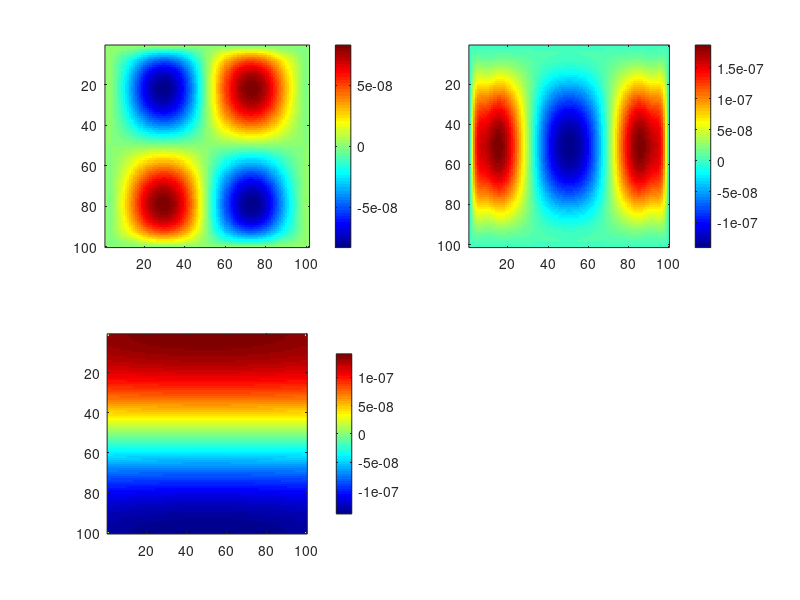

Write MATLAB code to recreate this figure.
clear;figure(31);clf;colormap jet
% WHL: Solve 2D Stokes equations with dampening scheme that is derived with this type: b*d2V/dtau2+a*dV/dtau = D^2Vx/dx^2)+C=0
% While dV/dt = D^2Vx/dx^2)+C=0 is the basied PT method, which is very slow!
% it would turn to the formulation of  dT_dtau^(k+1)=B+(1-a)*dT_dtau^(k) when we choose b=dtau.
% physics
% independent
Lx           = 1;
v0           = 1;
mu           = 10;
rhosg        = 1;
% scales
p0           = mu*v0/Lx;
% dependent
Rxy          = 1
Ly           = Rxy*Lx;
% numerics
nx           = 100;
ny           = Rxy*nx;
dx           = Lx/nx;

CFL          = 0.9;
beta_n       = 100
niter        = 500*max(nx,ny);
epsi         = 1e-3

% preprocessing
dx           = Lx/nx; %nx as cell number
dy           = Ly/ny;
D            = 2*mu*(2/3+beta_n)+mu; # equvilent diffusion coefficient.
ndim         = 2
#dtau  = CFL*dx*dx/2/ndim/D;
dtau         = CFL*dx*dx/D/2.1/1; # dt from damped wave equation. % it works with D/2.1, very fast! But be ready to change to D/4.1 if not converged!
a            = dtau;
omega        = 1;
bx           = 1* pi*omega/nx;
by           = 1* pi*omega/ny;  % include beta_n for pressure equation!
dampx        = 1 - bx;
dampy        = 1 - by;
dtauP        = 0.95*2*mu*ndim*(1+1*beta_n)/nx;  %0.4*dx/sqrt(ax);
%dtauP       =0.95*dx*dx/dtau/nx;  #WHL: how come the nx ? 
%dtauP =2*mu*(1+beta_n)/3/nx;
[xc  ,yc  ] = ndgrid(0.5*dx+(0:dx:Lx-dx)  ,0.5*dy+(0:dy:Ly-dy)); % .(nx,ny)
[xVx ,yVx ] = ndgrid(0:dx:Lx     ,0.5*dy+(0:dy:Ly-dy)); % nx+1,ny
[xVy ,yVy ] = ndgrid(0.5*dx+(0:dx:Lx-dx)  ,0:dy:Ly     ); % nx,ny+1
%[xVxy,yVxy] = ndgrid(0:dx:Lx-2*dx,0:dy:Ly-2*dy); % nx-2,ny-2 
[xVxy,yVxy] = ndgrid(0:dx:Lx,0:dy:Ly); % nx+1,ny+1 
RVx1  =  zeros(nx-1,ny-2  );
RVy1  =  zeros(nx-2,ny-1);
RVx2  =  zeros(nx-1,ny-2  );
RVy2  =  zeros(nx-2,ny-1);
Exx  = zeros(nx,ny);
Eyy  = zeros(nx,ny);
Exy  = zeros(nx-1,ny-1);

% init
Vx   = zeros(nx+1,ny);
Vy   = zeros(nx,ny+1);
P    = zeros(nx,ny);
Txx  = zeros(nx,ny);
Tyy  = zeros(nx,ny);
Txy  = zeros(nx+1,ny+1);

%Vx   =  v0*sin(pi*xVx / Lx      ).*cos(pi*yVx /(Ly-  dy));Vx(1,:)=0;Vx(end,:)=0;
%Vy   = -v0*cos(pi*xVy /(Lx-  dx)).*sin(pi*yVy / Ly      );Vy(:,1)=0;Vy(:,end)=0;
%P    =  p0*cos(pi*xc  /(Lx-  dx)).*cos(pi*yc  /(Ly-  dy));

    for iter = 1:niter
        div = (diff(Vx,1,1)/dx+diff(Vy,1,2)/dy);
        Exx = diff(Vx,1,1)/dx-1/3*div;
        Eyy = diff(Vy,1,2)/dy-1/3*div;
        Exy = (diff(Vx(2:nx,:),1,2)/dy+diff(Vy(:,2:ny),1,1)/dx)*0.5;
        Txx = 2.0*mu*(Exx+beta_n*div); %(diff(Vx,1,1)/dx+beta_n*div);   %(nx,ny)
        Tyy = 2.0*mu*(Eyy+beta_n*div); %(diff(Vy,1,2)/dy+beta_n*div);   %(nx,ny)
        Txy(2:nx,2:ny) =2.0*mu*Exy;
        RVx1=(diff(Txx(:,2:ny-1),1,1)/dx+diff(Txy(2:nx,2:ny),1,2)/dy- ...
              diff(P(:,2:ny-1),1,1)/dx);
        RVx2=RVx1+dampx*RVx2;
        RVy1=(diff(Tyy(2:nx-1,:),1,2)/dy+diff(Txy(2:nx,2:ny),1,1)/dx- ...
             diff(P(2:nx-1,:),1,2)/dy- rhosg);
        RVy2=RVy1+dampx*RVy2;
        Vx(2:nx,2:ny-1) = Vx(2:nx,2:ny-1)+dtau*RVx2;
        Vy(2:nx-1,2:ny) = Vy(2:nx-1,2:ny)+dtau*RVy2;
        P = P - dtauP*div;  %P = P - mean(P(:));


       
        resid = [max(abs(RVx1(:))) max(abs(RVy1(:))) max(abs(div(:)))]; # resisual for each equations
        if (max(resid) < epsi) & iter>nx;  break;end
       % if any(isnan(Vx),'all');iters(irun) = inf;break;end
        if mod(iter,500) == 0
            subplot(221);imagesc(Vx');axis image;colorbar
            subplot(222);imagesc(Vy');axis image;colorbar
            subplot(223);imagesc(div');axis image;colorbar
            %subplot(224);semilogy(iter/nx,abs_err,'d');hold on
            residVx=max(abs(RVx1(:)));
            residVy=max(abs(RVy1(:)));
            residP=max(abs(div(:)));
            fprintf('Iteration %d, residdVx=%7.3e,residdVy=%7.3e,residdP=%7.3e\n',iter,residVx,residVy,residP); 
            drawnow
        end
    end



